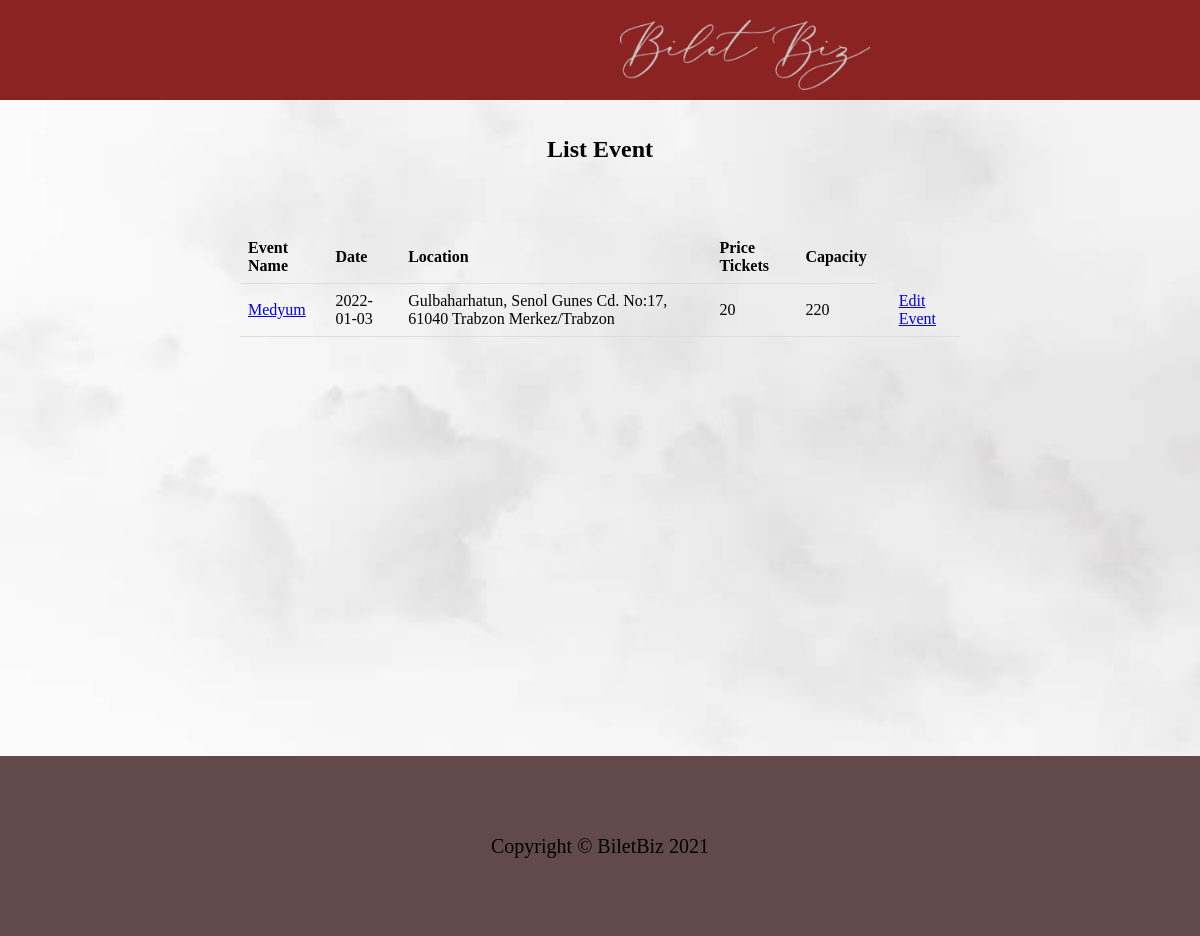
Page /Biletbiz/companyEvent.php (signed in) on the committed database.
### tables this page shows
CREATE TABLE Event(
idEvent INT NOT NULL AUTO_INCREMENT,

VipAvailability BOOLEAN,
SeatAvailability BOOLEAN,
TicketPrice double NOT NULL,
VIPTicketPrice double,
EventHour TIME,
ECompanyEmail varChar(45) NOT NULL,
EventName VarChar(45) NOT NULL,
EventDate date NOT NULL,
EventDescription VarChar(1500) NOT NULL,
EventLocation VarChar(250) NOT NULL,
EventNoLongerPurchasable BOOLEAN,
EventCapacity INTEGER,
VIPEventCapacity INTEGER,

PRIMARY KEY(idEvent),
FOREIGN KEY(ECompanyEmail) REFERENCES Company(CompanyEmail));

### Biletbiz/companyEvent.php (the view, shortened to what this page needs)
<!DOCTYPE html>
<html lang="en">
<head>
    <link rel="stylesheet" href="css/event.css">
</head>
<body>
    <div class="container">
<?php
if(isset($_SESSION["uid"])){
require_once 'includes/Event.inc.php';
$sql = "SELECT * FROM event where ECompanyEmail=?;";
            $stmt = mysqli_stmt_init($conn);
            if (!mysqli_stmt_prepare($stmt,$sql)) {
            echo "STMT FAIL";
             }
            mysqli_stmt_bind_param($stmt,"s",$_SESSION["uid"]);
            mysqli_stmt_execute($stmt);
            $resultData = mysqli_stmt_get_result($stmt);
            ?>
        <div class="navbar">
            <div class="logo">
                <a href="index.php"><img src="foto/logo.png" alt="Logo" style="width:250px; height:70px;"></a>
            </div>
        </div>
        <br><br>
        <h2>
            <center>List Event</center>
        </h2><br>
        <table>
            <tr>
                <th>Event Name</th>
                <th>Date</th>
                <th>Location</th>
                <th>Price Tickets</th>
                <th>Capacity</th>
            </tr>
            <?php
            while ($row = mysqli_fetch_assoc($resultData)) {
                echo '<tr>
                <td><a href="showParticipants.php?ID='.$row["idEvent"].'">'.$row["EventName"].'</a></td>
                <td>'.$row["EventDate"].' </td>
                <td>'.$row["EventLocation"].' </td>
                <td>'.$row["TicketPrice"].' </td>
                <td>'.$row["EventCapacity"].' </td>
                <td><td><a href="editevent.php?ID='.$row["idEvent"].'">Edit Event</a></td>
            </tr>';
            }
}
            ?>
        </table>
    </div>
    <div class="footer">
        <p class="footertext">Copyright &copy; BiletBiz 2021</p>
    </div>
</body>
</html>

### Biletbiz/css/event.css (style rules this page uses)
* { margin: 0; padding: 0; }
.container { background-image: url(back.jpg); background-size: 100% 100%; height: 30cm; }
.container .navbar { width: 100%; height: 100px; background-color: #8b2323; }
.navbar .logo { display: inline-block; margin-left: 620px; margin-top: 20px; width: 10px; height: 70px; }
.footer { background: #634a4a; height: 180px; }
.footertext { font-size: 20px; text-align: center; line-height: 180px; }

### Biletbiz/companyEvent.php (style rules this page uses)
.container { background-image: url(back.jpg); background-size: 100% 100%; height: 20cm; }
table { border-collapse: collapse; width: 60%; margin: auto; margin-top: 50px; }
th, td { padding: 8px; text-align: left; border-bottom: 1px solid #ddd; }

### rows in the picture
event: EventName "Medyum", EventDate "2022-01-03", EventLocation "Gulbaharhatun, Senol Gunes Cd. No:17, 61040 Trabzon Merkez/Trabzon", TicketPrice "20", EventCapacity "220"
